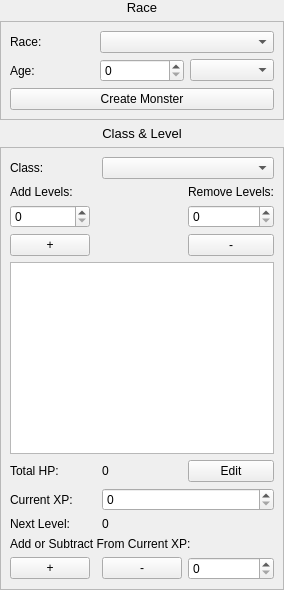
         <widget class="QFrame" name="frmlOverviewRight">
          <property name="frameShape">
           <enum>QFrame::NoFrame</enum>
          </property>
          <property name="frameShadow">
           <enum>QFrame::Plain</enum>
          </property>
          <layout class="QVBoxLayout" name="verticalLayout_3" stretch="0,0,0,0">
           <property name="leftMargin">
            <number>0</number>
           </property>
           <property name="topMargin">
            <number>0</number>
           </property>
           <property name="rightMargin">
            <number>0</number>
           </property>
           <property name="bottomMargin">
            <number>0</number>
           </property>
           <item>
            <widget class="QLabel" name="lblRaceOverview">
             <property name="font">
              <font>
               <pointsize>10</pointsize>
              </font>
             </property>
             <property name="text">
              <string>Race</string>
             </property>
             <property name="alignment">
              <set>Qt::AlignCenter</set>
             </property>
            </widget>
           </item>
           <item>
            <widget class="QFrame" name="grdlRaceOverview">
             <property name="frameShape">
              <enum>QFrame::StyledPanel</enum>
             </property>
             <property name="frameShadow">
              <enum>QFrame::Sunken</enum>
             </property>
             <layout class="QGridLayout" name="gridLayout_5">
              <item row="0" column="0">
               <widget class="QLabel" name="lblSpinRaceOverview">
                <property name="text">
                 <string>Race:</string>
                </property>
               </widget>
              </item>
              <item row="1" column="0">
               <widget class="QLabel" name="lblAgeOverview">
                <property name="text">
                 <string>Age:</string>
                </property>
               </widget>
              </item>
              <item row="1" column="1">
               <widget class="QSpinBox" name="spnAgeOverview">
                <property name="maximum">
                 <number>99999</number>
                </property>
               </widget>
              </item>
              <item row="1" column="2">
               <widget class="QComboBox" name="cmbAgeOverview"/>
              </item>
              <item row="2" column="0" colspan="3">
               <widget class="QPushButton" name="btnCreateMonsterOverview">
                <property name="text">
                 <string>Create Monster</string>
                </property>
               </widget>
              </item>
              <item row="0" column="1" colspan="2">
               <widget class="QComboBox" name="cmbRaceOverview"/>
              </item>
             </layout>
             <zorder>lblSpinRaceOverview</zorder>
             <zorder>cmbRaceOverview</zorder>
             <zorder>cmbAgeOverview</zorder>
             <zorder>lblAgeOverview</zorder>
             <zorder>spnAgeOverview</zorder>
             <zorder>btnCreateMonsterOverview</zorder>
            </widget>
           </item>
           <item>
            <widget class="QLabel" name="lblClassAndLevelOverview">
             <property name="font">
              <font>
               <pointsize>10</pointsize>
              </font>
             </property>
             <property name="text">
              <string>Class &amp; Level</string>
             </property>
             <property name="alignment">
              <set>Qt::AlignCenter</set>
             </property>
            </widget>
           </item>
           <item>
            <widget class="QFrame" name="grdlClassAndLevelOverview">
             <property name="frameShape">
              <enum>QFrame::StyledPanel</enum>
             </property>
             <property name="frameShadow">
              <enum>QFrame::Sunken</enum>
             </property>
             <layout class="QGridLayout" name="gridLayout_4">
              <item row="0" column="0" colspan="2">
               <widget class="QLabel" name="lblClassOverview">
                <property name="text">
                 <string>Class:</string>
                </property>
               </widget>
              </item>
              <item row="1" column="3" colspan="2">
               <widget class="QLabel" name="lblRemoveLevelsOverview">
                <property name="text">
                 <string>Remove Levels:</string>
                </property>
               </widget>
              </item>
              <item row="2" column="3" colspan="2">
               <widget class="QSpinBox" name="spnRemoveLevelsOverview">
                <property name="maximum">
                 <number>20</number>
                </property>
               </widget>
              </item>
              <item row="3" column="3" colspan="2">
               <widget class="QPushButton" name="btnRemoveLevelsOverview">
                <property name="text">
                 <string>-</string>
                </property>
               </widget>
              </item>
              <item row="4" column="0" colspan="5">
               <widget class="QListView" name="lstLevelsOverview"/>
              </item>
              <item row="9" column="0">
               <widget class="QPushButton" name="btnAddXPOverview">
                <property name="text">
                 <string>+</string>
                </property>
               </widget>
              </item>
              <item row="9" column="2">
               <widget class="QPushButton" name="btnSubtractXPOverview">
                <property name="text">
                 <string>-</string>
                </property>
               </widget>
              </item>
              <item row="6" column="2" colspan="3">
               <widget class="QSpinBox" name="spnCurrentXPOverview"/>
              </item>
              <item row="7" column="0" colspan="2">
               <widget class="QLabel" name="lblNextLevelOverview">
                <property name="text">
                 <string>Next Level:</string>
                </property>
               </widget>
              </item>
              <item row="6" column="0" colspan="2">
               <widget class="QLabel" name="lblCurrentXPOverview">
                <property name="text">
                 <string>Current XP:</string>
                </property>
               </widget>
              </item>
              <item row="0" column="2" colspan="3">
               <widget class="QComboBox" name="cmbClassOverview"/>
              </item>
              <item row="7" column="2" colspan="3">
               <widget class="QLabel" name="lblNextLevelNoOverview">
                <property name="text">
                 <string>0</string>
                </property>
               </widget>
              </item>
              <item row="2" column="0">
               <widget class="QSpinBox" name="spnAddLevelsOverview">
                <property name="maximum">
                 <number>20</number>
                </property>
               </widget>
              </item>
              <item row="1" column="0">
               <widget class="QLabel" name="lblAddLevelsOverview">
                <property name="text">
                 <string>Add Levels:</string>
                </property>
               </widget>
              </item>
              <item row="3" column="0">
               <widget class="QPushButton" name="btnAddLevelsOverview">
                <property name="text">
                 <string>+</string>
                </property>
               </widget>
              </item>
              <item row="8" column="0" colspan="4">
               <widget class="QLabel" name="lblChangeXPOverview">
                <property name="text">
                 <string>Add or Subtract From Current XP:</string>
                </property>
               </widget>
              </item>
              <item row="5" column="0">
               <widget class="QLabel" name="lblTotalHPOverview">
                <property name="text">
                 <string>Total HP:</string>
                </property>
               </widget>
              </item>
              <item row="5" column="2">
               <widget class="QLabel" name="lblTotalHPNoOverview">
                <property name="text">
                 <string>0</string>
                </property>
               </widget>
              </item>
              <item row="5" column="3" colspan="2">
               <widget class="QPushButton" name="btnEditHPOverview">
                <property name="text">
                 <string>Edit</string>
                </property>
               </widget>
              </item>
              <item row="9" column="3" colspan="2">
               <widget class="QSpinBox" name="spnAddXPOverview"/>
              </item>
             </layout>
            </widget>
           </item>
          </layout>
         </widget>
